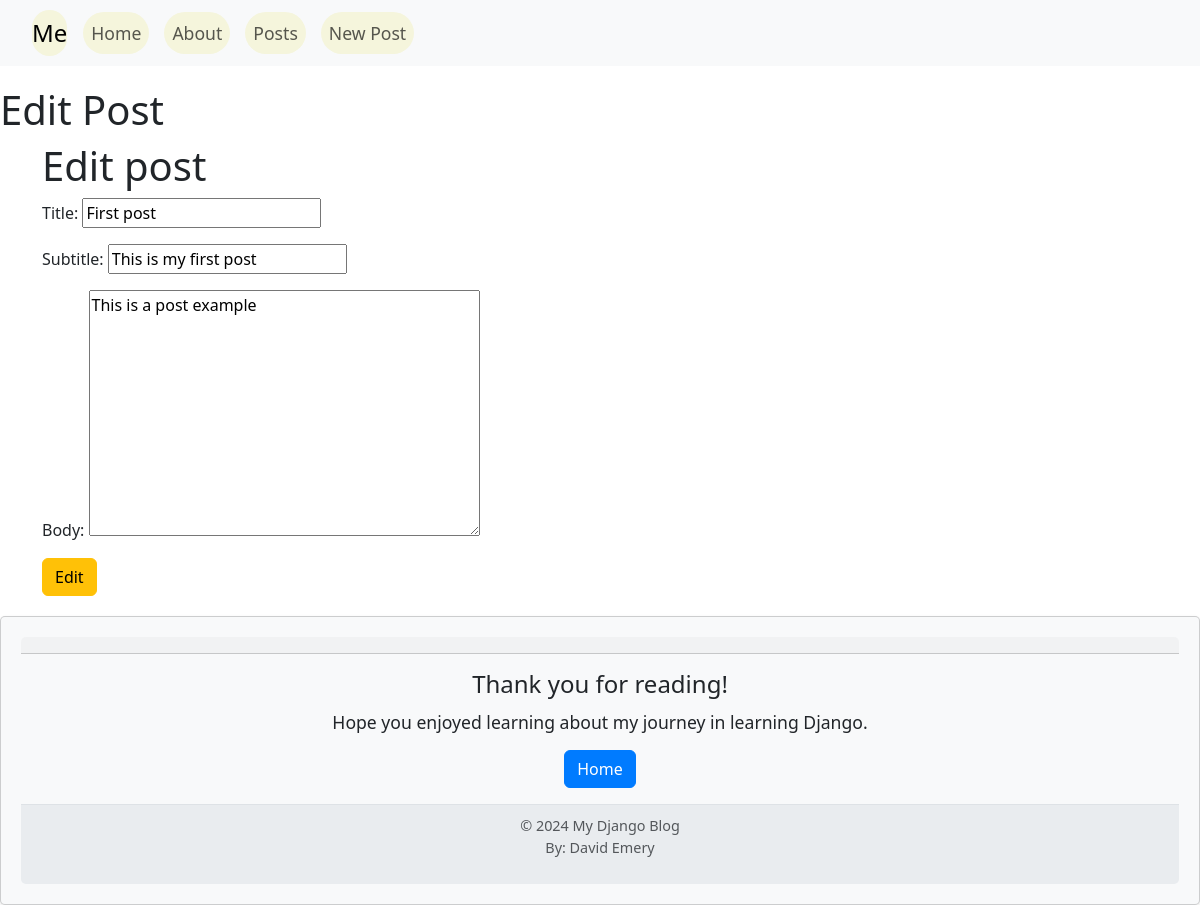
/posts/1/edit/, run on the app's committed database.
### posts/models.py (models this page shows, shortened)
class Post(models.Model):
    title = models.CharField(max_length=128)
    subtitle = models.CharField(max_length=256)
    body = models.TextField()
    author = models.ForeignKey(
        get_user_model(),
        on_delete=models.CASCADE,
    )
    created_on = models.DateTimeField(auto_now_add=True)

### posts/views.py (the view)
# urls.py: path('<int:pk>/edit/', PostUpdateView.as_view(), name='post_edit'),
class PostUpdateView(UpdateView):
    template_name = "posts/edit.html"
    model = Post
    fields = ['title', 'subtitle', 'body']

### templates/posts/edit.html (shortened to what this page needs)
{% extends 'base.html' %}
{% load static %}
{% block content %}
<h1>Edit Post</h1>
    <div class="container-md">
        <h1>Edit post</h1>
        <form method="post">
            {{ form.as_p }}
            <input type="submit" value="Edit" class="btn btn-warning">
        </form>
    </div>
{% endblock content %}

### data on the page
Post: title "First post", subtitle "This is my first post", body "This is a post example"
